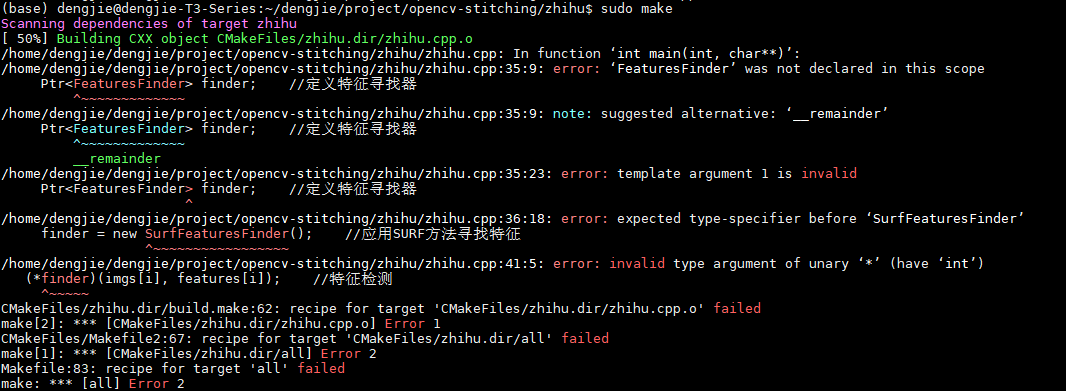
//> input picture zhihu/error.png, 1066 x 391 px
$ ./removeblack ../zhihu/error.png out.png   (built with g++ and OpenCV 4)
//> lines starting //> are read from the running program, lines starting //| are printed output that depends on the picture
/*************************************************
 * author : wyj
 * date : 2016-10-31
 * **********************************************/
#include <opencv2/opencv.hpp>
#include <vector>
#include <iostream>
#include <string>
#include <opencv2/imgproc/types_c.h>


using namespace std;
using namespace cv;

const int black = 10;


/**************************************************
 * remove the black border
 * ***********************************************/
class imageRemove{
public:
	imageRemove(string imageName,string saveImageName);
	string getRawImageName();
	void setSaveImageName(string a);
	int removeblack();
private:
	string saveImageName;
	string imageName;
};

imageRemove::imageRemove(string imageName, string saveImageName)
{
	this->imageName = imageName;
	this->saveImageName = saveImageName;
}

string imageRemove::getRawImageName()
{
	return imageName;
}

void imageRemove::setSaveImageName(string a)
{
	this->saveImageName = a;
}

// remove black border

int imageRemove::removeblack()
{
	Mat inputImg = imread(imageName);
//> inputImg is the input picture: 391 rows x 1066 cols, CV_8UC3; mean B, G, R 15.1, 15.3, 15.7
	if(!inputImg.data)
	{
		cerr<<"read image error:\t"<<imageName;
		return 1;
	}
	if(!inputImg.isContinuous())
	{
		return 2;
	}
	Mat tmpMat = inputImg.clone();
	cvtColor(tmpMat, tmpMat, CV_RGB2GRAY);
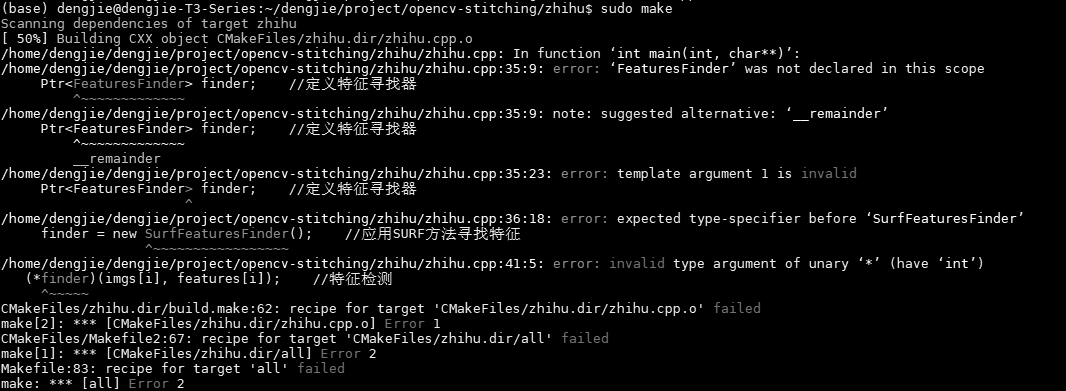
//> tmpMat: 391 rows x 1066 cols, CV_8UC1; min 0, max 255, mean 15.3
	for(int i = 0; i < 2; i++)
	{
		for(int j = 0; j < 5; j++)
		{
			cout<<(int)tmpMat.at<uchar>(i,j)<<" ";
		}
		cout<<endl;
	}

	int left = 0;
	int right = tmpMat.cols;
//> right = 1066
	int up = 0;
	int down = tmpMat.rows;
//> down = 391
	//
	int num = 0;
	//int range = tmpMat.cols / 5;
	for(int i = 0; i < tmpMat.rows; i++)
	{
		num = 0;
		//for(int j = 0; j < tmpMat.cols; j+=range)
		for(int j = 0; j < tmpMat.cols; j++)
		{
			//if((int)tmpMat.at<uchar>(i,j) <= black)
			if((int)tmpMat.at<uchar>(i,j) >= black)
			{
				num++;
			}
		}
		//if(num < 5)
		if(num >=0.8* tmpMat.cols)
		{
			up = i;
			break;
		}
	}
//> this loop made 391 passes
//> num on passes 1 to 3: 52, 0, 53
//> after the loop, num = 0
	for(int i = tmpMat.rows-1; i >= 0; i--)
	{
		num  = 0;
		//for(int j = 0; j < tmpMat.cols; j+=range)
		for(int j = 0; j < tmpMat.cols; j++)
		{
			//if((int)tmpMat.at<uchar>(i,j) <= black)
			if((int)tmpMat.at<uchar>(i,j) >= black)
			{
				num ++;
			}
		}
		//if(num < 5)
		if(num >=0.8* tmpMat.cols)
		{
			down = i;
			break;
		}
	}
//> this loop made 391 passes
//> num on passes 1 to 3: 0, 0, 9
//> after the loop, num = 52
	//range = tmpMat.rows / 5;
	for(int i = 0; i < tmpMat.cols; i++)
	{
		num = 0;
		//for(int j = 0; j < tmpMat.rows; j+=range)
		for(int j = 0; j < tmpMat.rows; j++)
		{
			//if((int)tmpMat.at<uchar>(j,i) <= black)
			if((int)tmpMat.at<uchar>(j,i) >= black)
			{
				num++;
			}
		}
		//if(num < 5)
		if(num >= 0.8*tmpMat.rows)
		{
			left = i;
			break;
		}
	}
//> this loop made 1066 passes
//> num on passes 1 to 3: 0, 50, 69
//> after the loop, num = 0
	for(int i = tmpMat.cols -1; i >= 0; i--)
	{
		num = 0;
		//for(int j = 0; j < tmpMat.rows; j += range)
		for(int j = 0; j < tmpMat.rows; j++)
		{
			//if((int)tmpMat.at<uchar>(j,i) <= black)
			if((int)tmpMat.at<uchar>(j,i) >= black)
			{
				num++;
			}
		}
		//if(num < 5)
		if(num >= 0.8*tmpMat.rows)
		{
			right = i;
			break;
		}
	}
//> this loop made 1066 passes
//> after the loop, num = 0
	cout<<up<<" "<<down<<" "<<left<<" "<<right<<endl;
//| 0 391 0 1066
	if(up > down || right < left)
	{
		cerr<<"image is total black:\t"<<imageName;
		return 3;
	}
	Rect rect(left, up, right - left, down - up);
//> rect = Rect(0, 0, 1066, 391)
	Mat imageSave = inputImg(rect);
	imwrite(saveImageName, imageSave);
	return 0;
}

//

void usage()
{
	cout<<"*******************************************"<<endl;
	cout<<"./removeblack inputImage outPutImage"<<endl;
}

int main(int argc, char** argv)
{
	if(argc != 3)
	{
		cerr<<"parameter error";
		usage();
		return 1;
	}
	string inputFileName = (string)(argv[1]);
	string outputFileName = (string)(argv[2]);
	imageRemove  iR(inputFileName, outputFileName);
	iR.removeblack();
	return 0;
}
